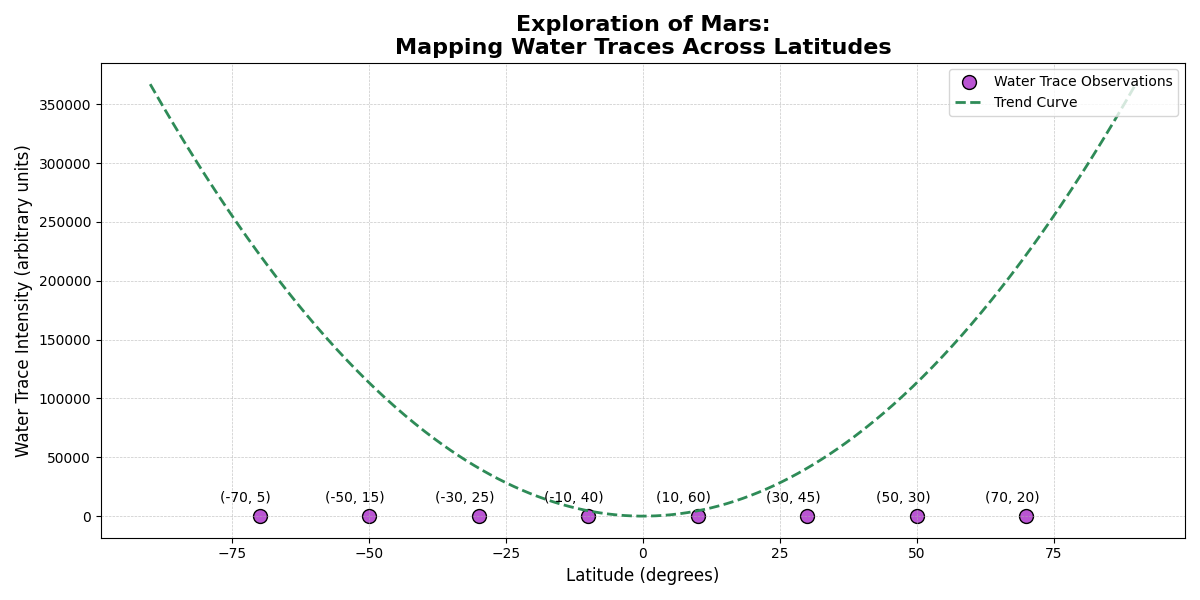

Generate this figure with Python:
import matplotlib.pyplot as plt
import numpy as np
from numpy.polynomial.polynomial import Polynomial

# Latitude data (in degrees, hypothetical locations on Mars)
latitudes = np.array([-70, -50, -30, -10, 10, 30, 50, 70])

# Water trace intensity values (arbitrary units, hypothetical data)
water_intensity = np.array([5, 15, 25, 40, 60, 45, 30, 20])

# Fit a polynomial curve (degree 2)
coefs = np.polyfit(latitudes, water_intensity, 2)
poly_fit = Polynomial(coefs)

# Generate smooth latitude values for the curve
latitudes_fit = np.linspace(-90, 90, 500)
water_intensity_fit = poly_fit(latitudes_fit)

# Create the scatter plot
plt.figure(figsize=(12, 6))
plt.scatter(latitudes, water_intensity, color='mediumorchid', edgecolors='k', s=100, label='Water Trace Observations')
plt.plot(latitudes_fit, water_intensity_fit, color='seagreen', linewidth=2, linestyle='--', label='Trend Curve')

# Annotate data points
for lat, intensity in zip(latitudes, water_intensity):
    plt.annotate(f'({lat}, {intensity})', (lat, intensity), textcoords="offset points", xytext=(-10,10), ha='center')

# Set the title and labels
plt.title("Exploration of Mars:\nMapping Water Traces Across Latitudes", fontsize=16, fontweight='bold')
plt.xlabel("Latitude (degrees)", fontsize=12)
plt.ylabel("Water Trace Intensity (arbitrary units)", fontsize=12)

# Add grid and legend
plt.grid(True, linestyle='--', linewidth=0.5, alpha=0.7)
plt.legend(loc='upper right', fontsize=10)

# Adjust layout
plt.tight_layout()

# Show the plot
plt.show()
